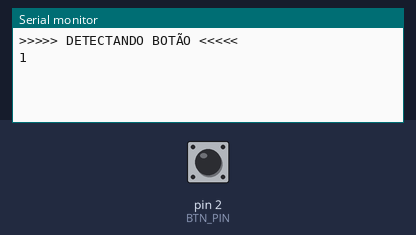
Simulated run of this program. Board: Arduino Uno, built with avr-gcc and run on an emulated ATmega328P. Shown: the last lines printed to the serial monitor. The test bench sets the inputs (shaded band); at power-on: pin 2 (BTN_PIN) HIGH.

Above: at 1.2 s.
1.3 s: pin 2 (BTN_PIN) pulled LOW for 0.15 s
At 2.5 s:
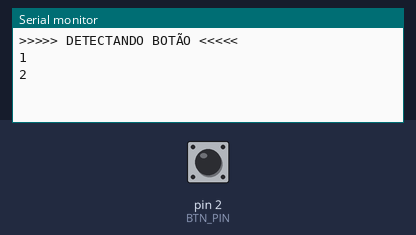
2.9 s: pin 2 (BTN_PIN) pulled LOW for 1 s
At 4.9 s:
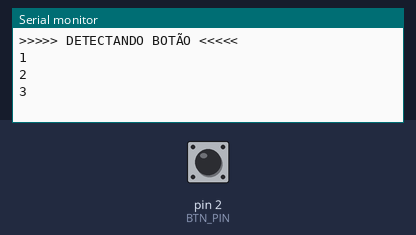
5.4 s: pin 2 (BTN_PIN) pulled LOW for 0.15 s
At 6.8 s:
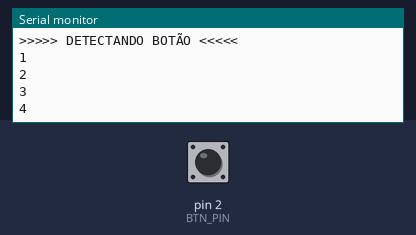
Timing chart, 0 to 8.4 s (numbered marks = the images above; inputs shaded):
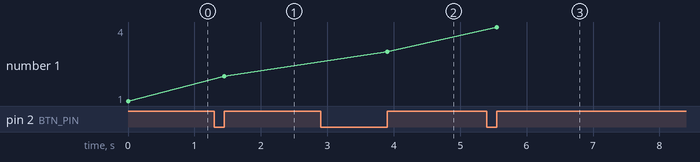

The program:

main.cpp
```cpp
#include <Arduino.h>

#define BTN_PIN 2

int count;  //Contador
int btnState; //Controla o estado atual do botão
int lastState; //Controla o último estado para evitar bounce


void setup() {
  // put your setup code here, to run once:
  pinMode(BTN_PIN, INPUT_PULLUP); //Uso de resistor interno da Arduino. Em circuito tem que usar um resistor de 10k Ohms
  Serial.begin(57600);
  Serial.println(">>>>> DETECTANDO BOTÃO <<<<<");
  count = 0;
  lastState = LOW;
}

void loop() {

  btnState = digitalRead(BTN_PIN); //Lê sinal no pino de leitura do botão

  if (btnState == HIGH && lastState == LOW) {
    lastState = HIGH;
    count++;
    Serial.println(count);
  }

  if (btnState == LOW && lastState == HIGH) {
    lastState = LOW;
  }

}
```

Measured:
- after the input at 1.3 s, the serial monitor: prints a new line after 0.15 s (image 1)
- after the input at 2.9 s, the serial monitor: prints a new line after 1.0 s (image 2)
- after the input at 5.4 s, the serial monitor: prints a new line after 0.15 s (image 3)
- plotted number 1: 1 → 2 after the input at 1.3 s, 2 → 3 after the input at 2.9 s, 3 → 4 after the input at 5.4 s
